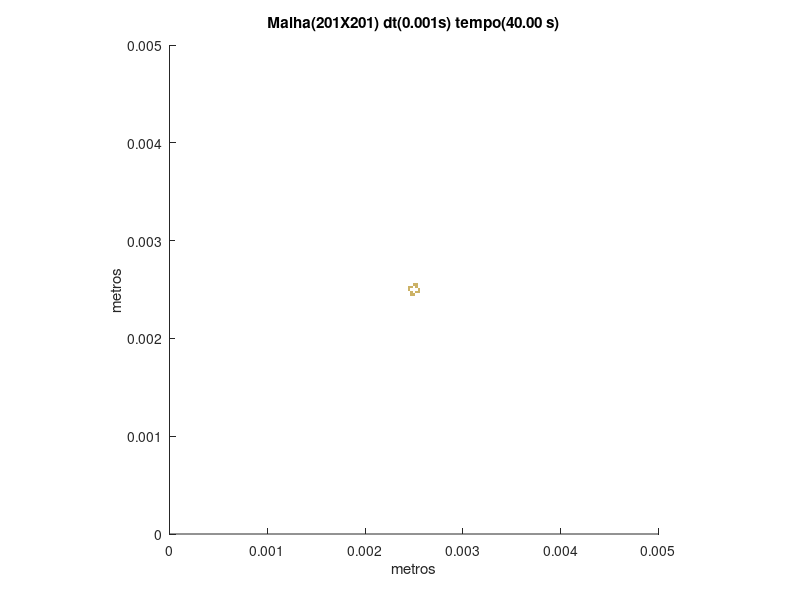

MATLAB code to generate this figure:
set (gca,'PlotBoxAspectRatio',[1 1 1],'Xlim',[0,0.005],'Ylim',[0,0.005])
hold on
title('Malha(201X201) dt(0.001s) tempo(40.00 s)')
hold on
ylabel('metros')
hold on
xlabel('metros')
hold on

fill([0.00246268656716418 0.00246268656716418 0.00248756218905473 0.00248756218905473],[0.00243781094527363 0.00246268656716418 0.00246268656716418 0.00243781094527363],[0.8,0.7,0.4],'LineStyle','none')

fill([0.00248756218905473 0.00248756218905473 0.00251243781094527 0.00251243781094527],[0.00243781094527363 0.00246268656716418 0.00246268656716418 0.00243781094527363],[0.8,0.7,0.4],'LineStyle','none')

fill([0.00246268656716418 0.00246268656716418 0.00248756218905473 0.00248756218905473],[0.00246268656716418 0.00248756218905473 0.00248756218905473 0.00246268656716418],[0.8,0.7,0.4],'LineStyle','none')

fill([0.00251243781094527 0.00251243781094527 0.00253731343283582 0.00253731343283582],[0.00246268656716418 0.00248756218905473 0.00248756218905473 0.00246268656716418],[0.8,0.7,0.4],'LineStyle','none')

fill([0.00253731343283582 0.00253731343283582 0.00256218905472637 0.00256218905472637],[0.00246268656716418 0.00248756218905473 0.00248756218905473 0.00246268656716418],[0.8,0.7,0.4],'LineStyle','none')

fill([0.00243781094527363 0.00243781094527363 0.00246268656716418 0.00246268656716418],[0.00248756218905473 0.00251243781094527 0.00251243781094527 0.00248756218905473],[0.8,0.7,0.4],'LineStyle','none')

fill([0.00253731343283582 0.00253731343283582 0.00256218905472637 0.00256218905472637],[0.00248756218905473 0.00251243781094527 0.00251243781094527 0.00248756218905473],[0.8,0.7,0.4],'LineStyle','none')

fill([0.00243781094527363 0.00243781094527363 0.00246268656716418 0.00246268656716418],[0.00251243781094527 0.00253731343283582 0.00253731343283582 0.00251243781094527],[0.8,0.7,0.4],'LineStyle','none')

fill([0.00246268656716418 0.00246268656716418 0.00248756218905473 0.00248756218905473],[0.00251243781094527 0.00253731343283582 0.00253731343283582 0.00251243781094527],[0.8,0.7,0.4],'LineStyle','none')

fill([0.00251243781094527 0.00251243781094527 0.00253731343283582 0.00253731343283582],[0.00251243781094527 0.00253731343283582 0.00253731343283582 0.00251243781094527],[0.8,0.7,0.4],'LineStyle','none')

fill([0.00248756218905473 0.00248756218905473 0.00251243781094527 0.00251243781094527],[0.00253731343283582 0.00256218905472637 0.00256218905472637 0.00253731343283582],[0.8,0.7,0.4],'LineStyle','none')

fill([0.00251243781094527 0.00251243781094527 0.00253731343283582 0.00253731343283582],[0.00253731343283582 0.00256218905472637 0.00256218905472637 0.00253731343283582],[0.8,0.7,0.4],'LineStyle','none')
